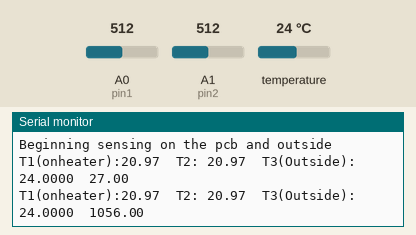
Bench run of a sketch on a simulated Arduino Uno, built with avr-gcc and run on an emulated ATmega328P. Parts: the last lines printed to the serial monitor. The inputs (shaded band) are chosen by the test bench; at power-on: temperature 24 °C, A0 (pin1) = 512, A1 (pin2) = 512.

Above: at 1.8 s.
1.9 s: temperature set to 12 °C
At 2.5 s:
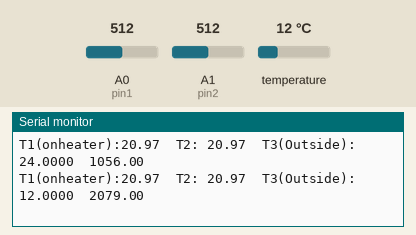
3.4 s: A0 (pin1) set to 716
At 4.5 s:
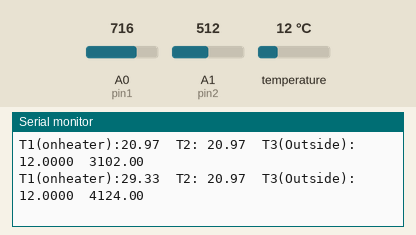
4.9 s: A1 (pin2) set to 716
At 6.0 s:
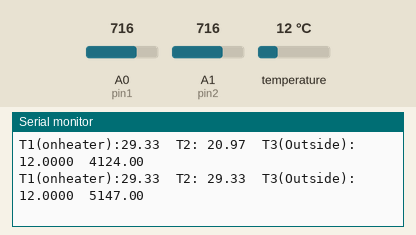
6.4 s: temperature set to 19 °C
At 7.7 s:
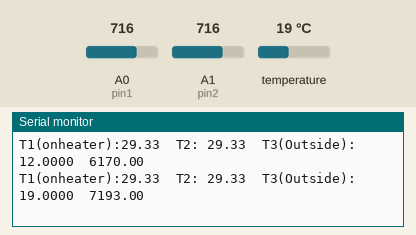
7.9 s: A0 (pin1) set to 900
At 8.5 s:
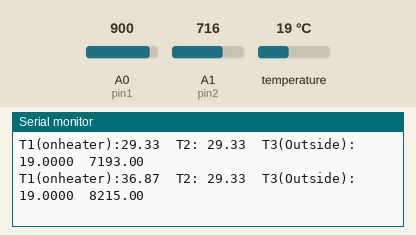
9.4 s: A1 (pin2) set to 900
At 11.1 s:
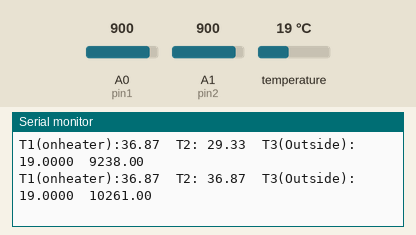
Timing chart, 0 to 11.9 s (numbered marks = the images above; inputs shaded):
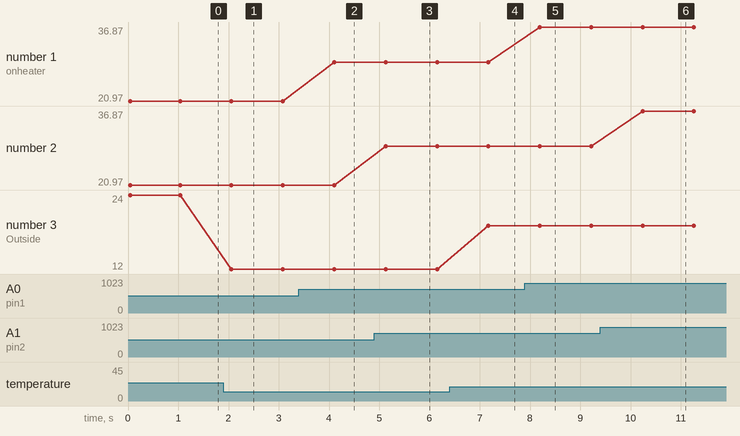

Measured:
- after the input at 1.9 s, the serial monitor: prints a new line after 0.16 s (image 1)
- after the input at 3.4 s, the serial monitor: prints a new line after 0.70 s (image 2)
- after the input at 4.9 s, the serial monitor: prints a new line after 0.23 s (image 3)
- after the input at 6.4 s, the serial monitor: prints a new line after 0.77 s (image 4)
- after the input at 7.9 s, the serial monitor: prints a new line after 0.29 s (image 5)
- after the input at 9.4 s, the serial monitor: prints a new line after 0.84 s (image 6)
- plotted number 1: 20.97 → 29.33 after the input at 3.4 s, 29.33 → 36.87 after the input at 7.9 s
- plotted number 3: 24 → 12 after the input at 1.9 s, 12 → 19 after the input at 6.4 s

The sketch:

CoolingTestAssembledPCB.ino
```cpp
 // Run on Arduino Uno //

 // Define analog inputs
#define pin1 14
#define pin2 15

// Imports
#include <Wire.h>
#include "Adafruit_MCP9808.h"

// Variables
float timer;

// Create the MCP9808 temperature sensor object
Adafruit_MCP9808 tempsensor = Adafruit_MCP9808();

/* Setup Pins, Serial Monitor, and check that Temp Sensor is active
 * and set sensor resolution
 */
void setup() {
  pinMode(pin1, INPUT);
  pinMode(pin2, INPUT);

  Serial.begin(9600);
  while (!Serial); // wait for serial terminal to be opened on PC
  Serial.println("Beginning sensing on the pcb and outside");

   if (!tempsensor.begin(0x18)) {
    Serial.println("Couldn't find MCP9808!");
    while (1);
  }
  tempsensor.setResolution(0);// Mode Resolution SampleTime
}
/* Take readings from multiple sensors and output these to serial
 * so they can be saved by Putty
 */
void loop() {
  tempsensor.wake();

  // On board LM Temperature Sensors
  int v1 = analogRead(pin1);
  int v2 = analogRead(pin2);
  float temp1 = v1* 25.0 / 2.98 * 5.0 / 1024.0;
  float temp2 = v2* 25.0 / 2.98 * 5.0 / 1024.0; // 10mV per Degree change

  Serial.print("T1(onheater):");
  Serial.print(temp1);
  Serial.print("\t");
  Serial.print("T2: ");
  Serial.print(temp2);
  Serial.print("\t");

  //MCP Sensor - Outside by the grill
  float c = tempsensor.readTempC();
  Serial.print("T3(Outside): ");
  Serial.print(c, 4);

  // timer
  Serial.print("\t");
  timer = millis();
  Serial.print(timer);

  Serial.println("");

  delay(800);
  tempsensor.shutdown_wake(1); // shutdown MSP9808 - power consumption ~0.1 mikro Ampere, stops temperature sampling
  delay(200);

}
```
